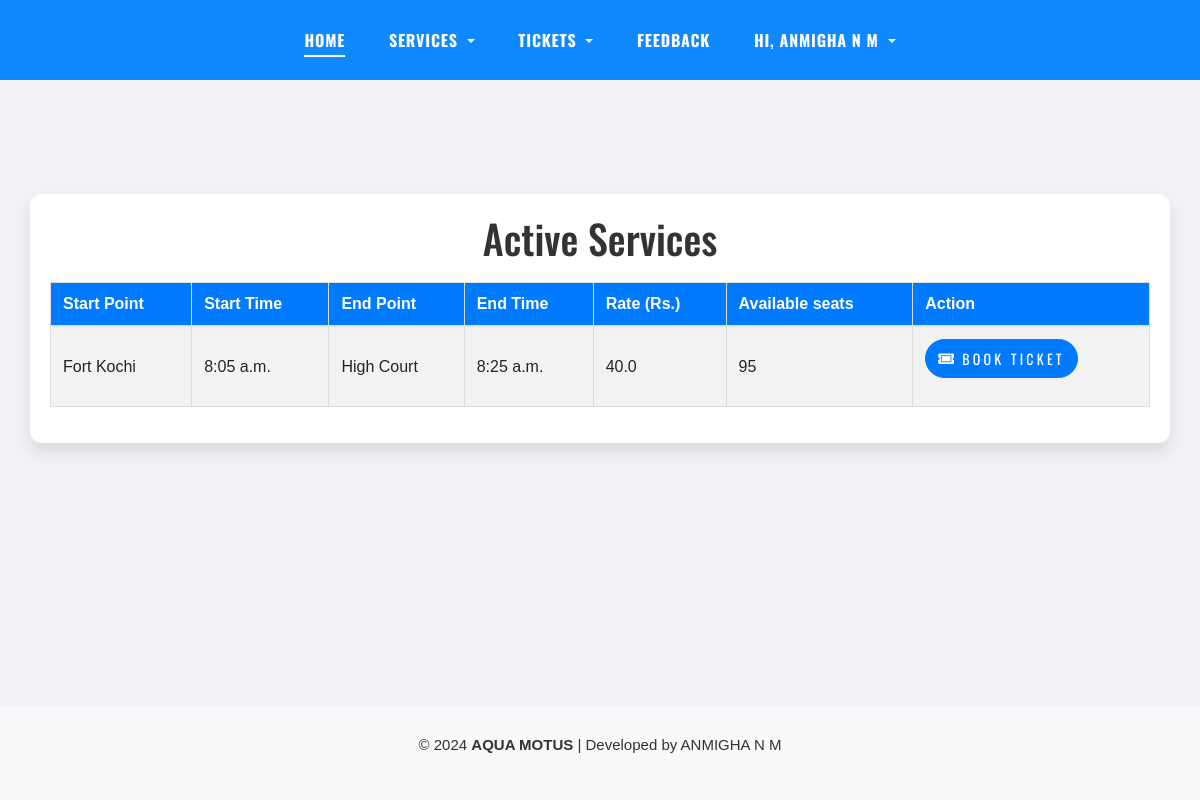
The page /User/service/ (signed in) on the database its author committed.
### Guest/models.py (models this page shows, shortened)
class CustomDetails(AbstractUser):
    ROLE_CHOICES = [
        ('admin', 'Admin'),
        ('stationmaster', 'Station Master'),
        ('user', 'User'),
    ]
    role = models.CharField(max_length=20, choices=ROLE_CHOICES, default='user')

### StationMaster/models.py (models this page shows)
class tbl_services(models.Model):
    assignboat_boat = models.ForeignKey(tbl_boat, on_delete=models.CASCADE, default=1)  # Assuming 1 is a valid tbl_boat ID
    services_startpoint = models.ForeignKey(tbl_place, on_delete=models.CASCADE, related_name='services_startpoints')
    services_endpoint = models.ForeignKey(tbl_place, on_delete=models.CASCADE, related_name='services_endpoints')
    assignboat_starttime = models.TimeField(default=time(0, 0))  # Default to 00:00:00
    duration = models.DurationField(null=True, blank=True)  # Store duration as a time period
    rate = models.FloatField(default=0.0)
    status = models.IntegerField(default=1)

### WebAdmin/models.py (models this page shows)
class tbl_place(models.Model):
    place_name = models.CharField(max_length=100)
    district = models.ForeignKey(tbl_district, on_delete=models.CASCADE)
    status = models.IntegerField(choices=[(0, 'Inactive'), (1, 'Active')], default=1)
    def __str__(self):
        return self.place_name

### User/views.py (the view)
# urls.py: path('service/', views.service_detail, name='service_detail'),
@never_cache
@login_required
def service_detail(request):
    active_services = tbl_services.objects.filter(status=1)
    user1 = request.user
    services_with_end_time = []
    current_date = datetime.today().date()
    for service in active_services:
        start_time = service.assignboat_starttime
        duration = service.duration
        if duration:
            end_time = (datetime.combine(datetime.today(), start_time) + duration).time()
        else:
            end_time = start_time  # If no duration is specified, assume end time is the same as start time
        total_bookings = tbl_ticketbooking.objects.filter(
            service=service,
            date=current_date
        ).aggregate(total_adults=Sum('adults_count'), total_children=Sum('childrens_count'))
        total_adults = total_bookings['total_adults'] or 0
        total_children = total_bookings['total_children'] or 0
        total_booking_count = total_adults + total_children
        available_seats = service.assignboat_boat.boat_capacity - total_booking_count
        services_with_end_time.append({
            'service': service,
            'end_time': end_time,
            'available_seats': available_seats
        })
    context = {
        'services_with_end_time': services_with_end_time,
        'user': user1
    }
    return render(request, 'User/service_detail.html', context)

### User/Templates/User/service_detail.html (shortened to what this page needs)
{% extends 'User/HomePage.html' %}
{% load static %}
{% block content %}
<!DOCTYPE html>
<html lang="en">
<head>
    <link rel="stylesheet" href="https://stackpath.bootstrapcdn.com/bootstrap/4.5.2/css/bootstrap.min.css">
    <link rel="stylesheet" href="https://cdnjs.cloudflare.com/ajax/libs/font-awesome/5.15.4/css/all.min.css">
</head>
<body><br><br><br><br><br><br>
    <div class="service-details-page">
        <div class="container service-details-container">
            <h1>Active Services</h1>
            <table class="table table-striped service-details-table">
                <thead>
                    <tr>
                        <th>Start Point</th>
                        <th>Start Time</th>
                        <th>End Point</th>
                        <th>End Time</th>
                        <th>Rate (Rs.)</th>
                        <th>Available seats</th>
                        <th>Action</th>
                    </tr>
                </thead>
                <tbody>
                    {% for item in services_with_end_time %}
                        <tr>
                            <td>{{ item.service.services_startpoint }}</td>
                            <td>{{ item.service.assignboat_starttime }}</td>
                            <td>{{ item.service.services_endpoint }}</td>
                            <td>{{ item.end_time }}</td>
                            <td>{{ item.service.rate }}</td>
                            <td>{{ item.available_seats }}</td>
                            <td>
                                <form action="{% url 'WebUser:TicketBooking' %}" method="get">
                                    <button type="submit" class="btn btn-primary btn-book">
                                        <i class="fas fa-ticket-alt"></i> Book Ticket
                                    </button>
                                </form>
                            </td>
                        </tr>
                    {% empty %}
                        <tr>
                            <td colspan="6" class="text-center">No active services available.</td>
                        </tr>
                    {% endfor %}
                </tbody>
            </table>
        </div>
    </div>
{% endblock content %}

### User/Templates/User/HomePage.html (shortened to what this page needs)
{% load static %}
<html lang="en">
<head>
    <link rel="stylesheet" href="{% static 'User/fonts/icomoon/style.css' %}" />
    <link rel="stylesheet" href="{% static 'User/css/bootstrap.min.css' %}" />
    <link rel="stylesheet" href="{% static 'User/css/jquery-ui.css' %}" />
    <link rel="stylesheet" href="{% static 'User/css/owl.carousel.min.css' %}" />
    <link rel="stylesheet" href="{% static 'User/css/owl.theme.default.min.css' %}" />
    <link rel="stylesheet" href="{% static 'User/css/jquery.fancybox.min.css' %}" />
    <link rel="stylesheet" href="{% static 'User/css/bootstrap-datepicker.css' %}" />
    <link rel="stylesheet" href="{% static 'User/fonts/flaticon/font/flaticon.css' %}" />
    <link rel="stylesheet" href="{% static 'User/css/aos.css' %}" />
    <link href="{% static 'User/css/jquery.mb.YTPlayer.min.css' %}" media="all" rel="stylesheet" type="text/css" />
    <link rel="stylesheet" href="{% static 'User/css/style.css' %}" />
</head>
<body data-spy="scroll" data-target=".site-navbar-target" data-offset="100">
    <div class="site-wrap">
        <div class="header-top bg-light">
            <div class="site-navbar py-2 js-sticky-header site-navbar-target d-none pl-0 d-lg-block" role="banner">
                <div class="container">
                    <div class="d-flex align-items-center">
                        <div class="mx-auto">
                            <nav class="site-navigation position-relative text-right" role="navigation">
                                <ul class="site-menu main-menu js-clone-nav mr-auto d-none pl-0 d-lg-block">
                                    <li class="active"><a href="{% url 'WebUser:HomePage' %}" class="nav-link text-left">Home</a></li>
                                    <li>
                                        <ul class="site-menu main-menu js-clone-nav mr-auto d-none pl-0 d-lg-block">
                                            <li class="dropdown">
                                                <a href="#" class="nav-link text-left dropdown-toggle" id="userDropdown" role="button" data-toggle="dropdown" aria-haspopup="true" aria-expanded="false">
                                                    Services
                                                </a>
                                            </li>
                                        </ul>
                                    </li>
                                    <li>
                                        <ul class="site-menu main-menu js-clone-nav mr-auto d-none pl-0 d-lg-block">
                                            <li class="dropdown">
                                                <a href="#" class="nav-link text-left dropdown-toggle" id="userDropdown" role="button" data-toggle="dropdown" aria-haspopup="true" aria-expanded="false">
                                                    Tickets
                                                </a>
                                            </li>
                                        </ul>
                                    </li>
                                    <li><a href="{% url 'WebUser:feedback' %}" class="nav-link text-left">FeedBack</a></li>
                                    <li>
                                        <ul class="site-menu main-menu js-clone-nav mr-auto d-none pl-0 d-lg-block">
                                            <li class="dropdown">
                                                <a href="#" class="nav-link text-left dropdown-toggle" id="userDropdown" role="button" data-toggle="dropdown" aria-haspopup="true" aria-expanded="false">
                                                    Hi, {{ user.first_name }} {{ user.last_name }}
                                                </a>
                                            </li>
                                        </ul>
                                    </li>
                                </ul>
                            </nav>
                        </div>
                    </div>
                </div>
            </div>
        </div>
        {% block content %}{% endblock content %}
        <footer class="footer">
            <p class="text-sm font-medium text-center text-blue p-2">
                © 2024 <b>AQUA MOTUS</b> | Developed by ANMIGHA N M
            </p>
        </footer>
    </div>
</body>
</html>

### Guest/static/User/css/style.css (style rules this page uses)
html { overflow-x: hidden; }
body { line-height: 1.7; color: gray; font-weight: 300; font-size: 1.1rem; }
a { -webkit-transition: .3s all ease; -o-transition: .3s all ease; transition: .3s all ease; }
h1, h2, h3, h4, h5, .h1, .h2, .h3, .h4, .h5 { font-family: "Oswald", sans-serif; }
.site-wrap:before { display: none; -webkit-transition: .3s all ease-in-out; -o-transition: .3s all ease-in-out; transition: .3s all ease-in-out; background: rgba(0, 0, 0, 0.6); content: ""; position: absolute; z-index: 2000; top: 0; left: 0; right: 0; bottom: 0; opacity: 0; visibility: hidden; }
.site-navbar { font-family: "Oswald", sans-serif; margin-bottom: 0px; z-index: 1999; width: 100%; }
.site-navbar .site-navigation .site-menu { margin-bottom: 0; }
.site-navbar .site-navigation .site-menu .active > a { color: #fff; display: inline-block; padding: 5px 0px; margin-left: 20px; margin-right: 20px; position: relative; }
.site-navbar .site-navigation .site-menu .active > a:before { width: 100%; content: ""; height: 2px; left: 0; bottom: 0; background-color: #fff; }
.site-navbar .site-navigation .site-menu a { text-decoration: none !important; display: inline-block; }
.site-navbar .site-navigation .site-menu > li { display: inline-block; }
.site-navbar .site-navigation .site-menu > li > a { text-transform: uppercase; font-size: 16px; letter-spacing: .05rem; font-weight: 900; padding: 20px 20px; color: #fff; display: inline-block; text-decoration: none !important; }
.sticky-wrapper .site-navbar { -webkit-transition: .3s all ease; -o-transition: .3s all ease; transition: .3s all ease; background: #1089ff; }
.sticky-wrapper .site-navbar .site-menu > li { display: inline-block; }
.sticky-wrapper .site-navbar .site-menu > li.active > a { color: #fff; position: relative; }
.sticky-wrapper .site-navbar .site-menu > li.active > a:before { content: ""; position: absolute; bottom: 0; height: 2px; background: #fff; }
.footer { padding: 4rem 0; background: #000; font-size: 15px; color: #888; }
.btn { text-transform: uppercase; font-size: 14px; letter-spacing: .2rem; font-family: "Oswald", sans-serif; }

### User/Templates/User/HomePage.html (style rules this page uses)
html, body { height: 100%; margin: 0; }
.site-wrap { min-height: 100vh; display: flex; flex-direction: column; }
.footer { margin-top: auto; padding: 20px 0; background: #f8f9fa; text-align: center; color: #333; width: 100%; bottom: 0; }

### User/Templates/User/service_detail.html (style rules this page uses)
body { background-color: #f0f2f5; font-family: Arial, sans-serif; margin: 0; padding: 0; }
.service-details-page { background-color: #f0f2f5; font-family: Arial, sans-serif; }
.service-details-container { margin-top: 50px; background: #ffffff; border-radius: 12px; box-shadow: 0 8px 16px rgba(0,0,0,0.1); padding: 20px; }
.service-details-container h1 { margin-bottom: 20px; text-align: center; color: #333; }
.service-details-table { width: 100%; border-collapse: collapse; }
.service-details-table th, .service-details-table td { border: 1px solid #dddddd; padding: 12px; text-align: left; vertical-align: middle; transition: background-color 0.3s, font-size 0.3s; }
.service-details-table th { background-color: #007bff; color: #ffffff; }
.service-details-table tbody tr { transition: background-color 0.3s, font-size 0.3s; }
.btn-book { font-size: 14px; border-radius: 20px; padding: 8px 12px; display: flex; align-items: center; }
.btn-book i { margin-right: 5px; }

### rows shown on the page
CustomDetails: first_name "ANMIGHA", last_name "N M"
tbl_services: service.services_startpoint "Fort Kochi", service.assignboat_starttime "8:05 a.m.", service.services_endpoint "High Court", end_time "8:25 a.m.", service.rate "40.0", available_seats "95"
